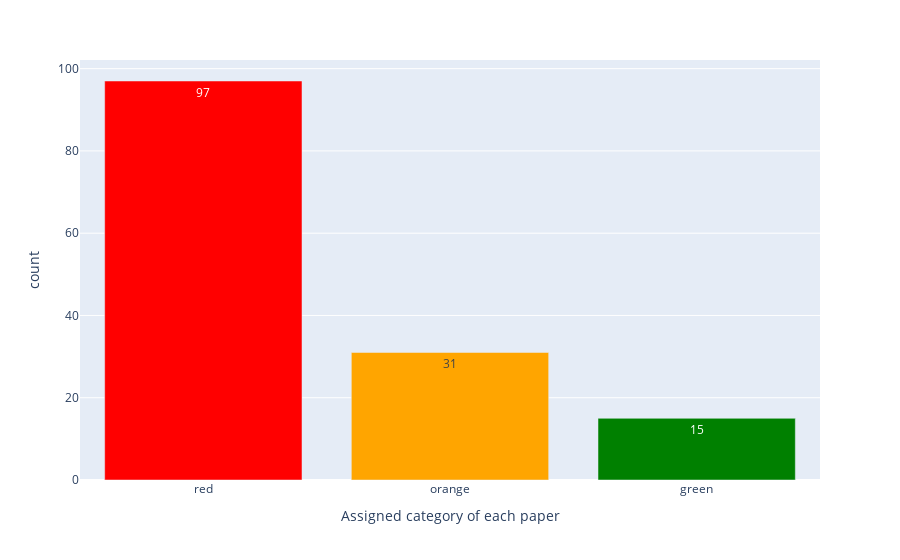

The notebook cell this image was saved under:
### Code cell
import pandas as pd
import plotly.express as px
import plotly.io as pio

df = pd.read_csv("literature_study.csv")

print(f"reviewed paper count is {len(df)}")

group_by_category = df.value_counts(["category"]).reset_index()
group_by_category.columns = ["category", "count"]

fig = px.bar(group_by_category, x="category", y="count", color="category",    
    color_discrete_map={
        "green": "green",
        "red": "red",
        "orange": "orange"
    },
    text="count"
)

fig.update_layout({
    "showlegend": False,
    "xaxis_title": 'Assigned category of each paper'
})

fig.update_traces(textposition="inside")

fig.show()

pio.write_image(fig, file="literature_study.pdf", format='pdf')

keywords_df = df.value_counts(["keyword 1"]).reset_index()

print(keywords_df)

keywords_df = df.value_counts(["keyword 2"]).reset_index()

print(keywords_df)

### Figure 1 — Plotly figure (JSON) as saved in the notebook; plotly's stock layout.template omitted (floating-point values rounded to 4 significant figures)
{"data": [{"alignmentgroup": "True", "hovertemplate": "category=%{x}<br>count=%{text}<extra></extra>", "legendgroup": "red", "marker": {"color": "red", "pattern": {"shape": ""}}, "name": "red", "offsetgroup": "red", "orientation": "v", "showlegend": true, "text": [97], "textposition": "inside", "type": "bar", "x": ["red"], "xaxis": "x", "y": [97], "yaxis": "y"}, {"alignmentgroup": "True", "hovertemplate": "category=%{x}<br>count=%{text}<extra></extra>", "legendgroup": "orange", "marker": {"color": "orange", "pattern": {"shape": ""}}, "name": "orange", "offsetgroup": "orange", "orientation": "v", "showlegend": true, "text": [31], "textposition": "inside", "type": "bar", "x": ["orange"], "xaxis": "x", "y": [31], "yaxis": "y"}, {"alignmentgroup": "True", "hovertemplate": "category=%{x}<br>count=%{text}<extra></extra>", "legendgroup": "green", "marker": {"color": "green", "pattern": {"shape": ""}}, "name": "green", "offsetgroup": "green", "orientation": "v", "showlegend": true, "text": [15], "textposition": "inside", "type": "bar", "x": ["green"], "xaxis": "x", "y": [15], "yaxis": "y"}], "layout": {"barmode": "relative", "legend": {"title": {"text": "category"}, "tracegroupgap": 0}, "margin": {"t": 60}, "showlegend": false, "xaxis": {"anchor": "y", "categoryarray": ["red", "orange", "green"], "categoryorder": "array", "domain": [0, 1], "title": {"text": "Assigned category of each paper"}}, "yaxis": {"anchor": "x", "domain": [0, 1], "title": {"text": "count"}}}}
